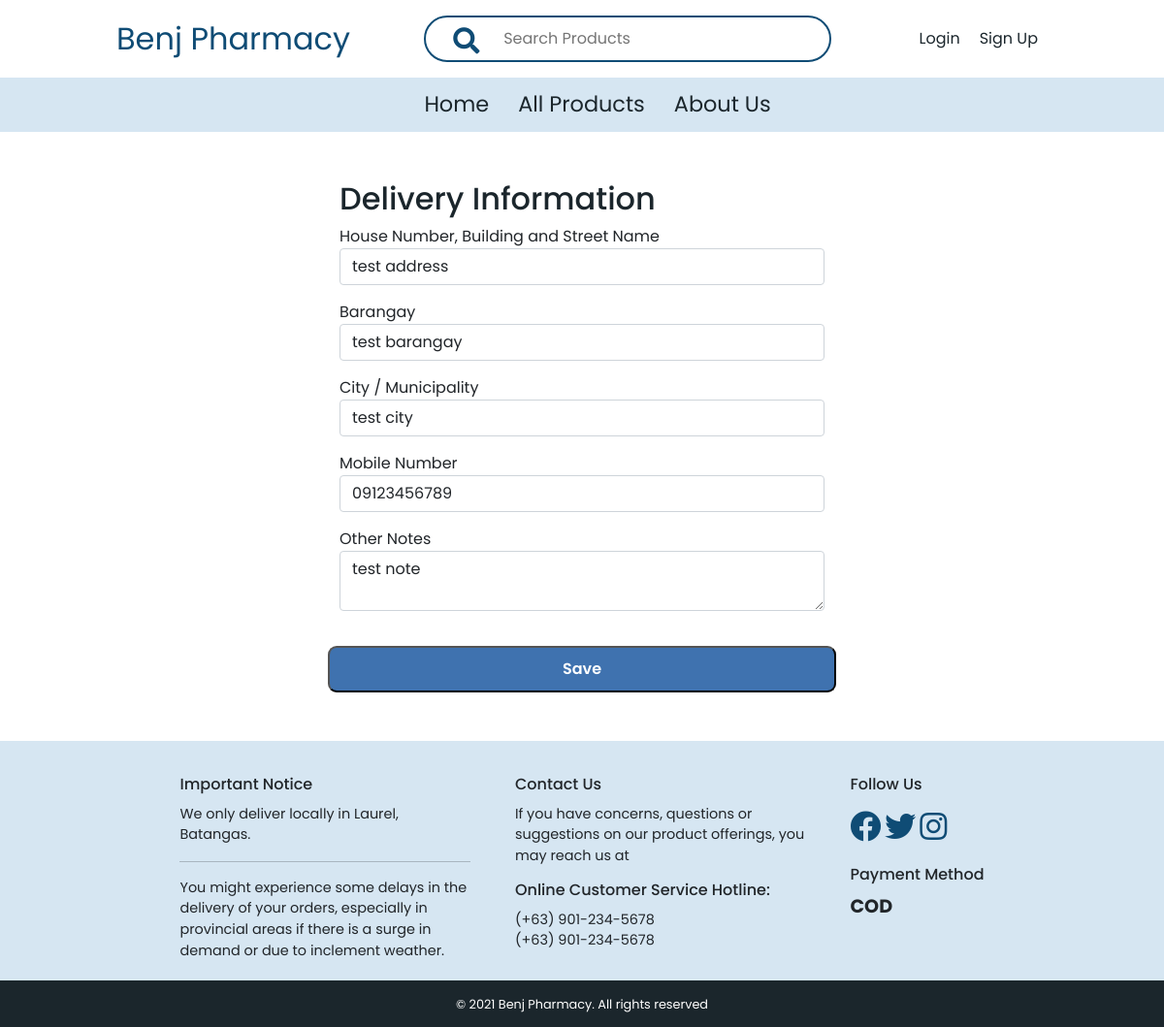
Page /delivery-info-update.php?id=b90f7d5d7e55c713218ba26edb07171d on the committed database.
### tables this page shows
CREATE TABLE `address` (
  `address_id` int(11) NOT NULL,
  `user_id` varchar(255) NOT NULL,
  `address` text NOT NULL,
  `city` varchar(255) NOT NULL,
  `barangay` varchar(255) NOT NULL,
  `contact` varchar(255) NOT NULL,
  `notes` varchar(255) DEFAULT NULL,
  `created_at` timestamp NULL DEFAULT current_timestamp(),
  `updated_at` timestamp NULL DEFAULT current_timestamp()
);

### delivery-info-update.php (the view, shortened to what this page needs)
<?php include_once 'includes/header.php'; ?>
<div class="delivery-info">
    <h3>Delivery Information</h3>
    <?php
        $user_id = $_GET['id'];
        $sql = "SELECT * FROM address WHERE user_id = '$user_id' LIMIT 1";
        $stmt = mysqli_query($conn, $sql);
        if(mysqli_num_rows($stmt)>0){
            foreach($stmt as $row){
                ?>
                <form action="./includes/redirect.php" method="post">
                    <div class="row">
                        <div class="col-md-12 mb-3">
                            <label for="address">House Number, Building and Street Name</label>
                            <input type="text" required class="form-control" name="address" value="<?= $row['address'] ?>" class="form-control">
                        </div>
                        <div class="col-md-12 mb-3">
                            <label for="barangay">Barangay</label>
                            <input type="text" required class="form-control" name="barangay" value="<?= $row['barangay'] ?>">
                        </div>
                        <div class="col-md-12 mb-3">
                            <label for="city">City / Municipality</label>
                            <input type="text" required class="form-control" name="city" value="<?= $row['city'] ?>">
                        </div>
                        <div class="col-md-12 mb-3">
                            <label for="contact">Mobile Number</label>
                            <input type="text" required class="form-control" name="contact" placeholder="ex. 09123456789" value="<?= $row['contact'] ?>">
                        </div>
                        <div class="col-md-12 mb-3">
                            <label for="notes">Other Notes</label>
                            <textarea type="text" class="form-control" name="notes"  placeholder="Optional" ><?= $row['notes'] ?></textarea>
                        </div>
                        <input type="submit" name="update_address" value="Save">
                    </div>
                </form>
                <?php
            }
        }
    ?>
</div>
<?php include_once 'includes/footer.php'; ?>

### css/style.css (style rules this page uses)
* { padding: 0; margin: 0; box-sizing: border-box; font-family: "Poppins", sans-serif; }
.delivery-info { width: 500px; margin: 0 auto; padding: 50px 0; }
.delivery-info h3 { color: #1B262C; font-size: 2rem; }
.delivery-info form { display: flex; flex-direction: column; }
.delivery-info form input[type=submit] { background-color: #3F72AF; color: #fff; padding: 10px 10vw; font-weight: 600; border-radius: 9px; margin-top: 20px; }

### rows in the picture
address: address "test address", barangay "test barangay", city "test city", contact "09123456789", notes "test note"
